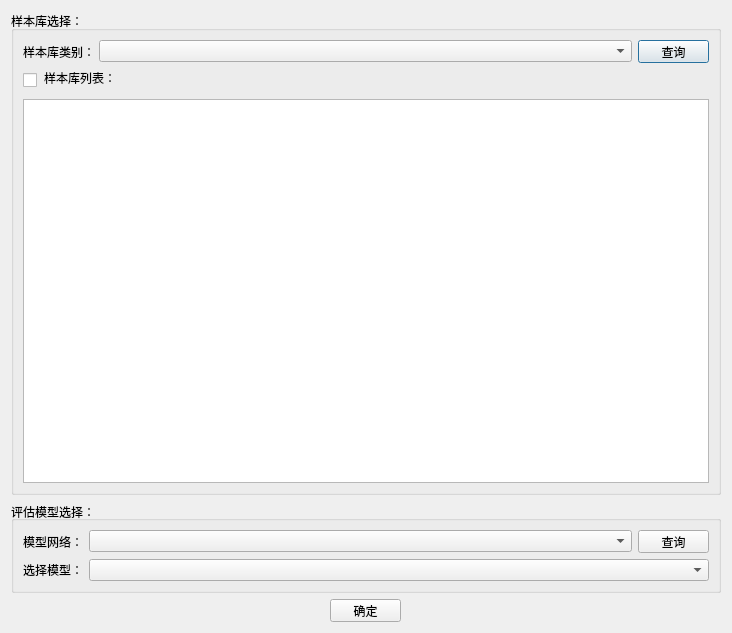
<?xml version="1.0" encoding="UTF-8"?>
<ui version="4.0">
 <class>Dialog</class>
 <widget class="QDialog" name="Dialog">
  <property name="geometry">
   <rect>
    <x>0</x>
    <y>0</y>
    <width>732</width>
    <height>633</height>
   </rect>
  </property>
  <property name="minimumSize">
   <size>
    <width>0</width>
    <height>0</height>
   </size>
  </property>
  <property name="maximumSize">
   <size>
    <width>16777215</width>
    <height>16777215</height>
   </size>
  </property>
  <property name="windowTitle">
   <string>样本评估</string>
  </property>
  <layout class="QGridLayout" name="gridLayout_3">
   <item row="0" column="0">
    <layout class="QHBoxLayout" name="horizontalLayout_1">
     <item>
      <layout class="QVBoxLayout" name="verticalLayoutMain">
       <property name="sizeConstraint">
        <enum>QLayout::SetDefaultConstraint</enum>
       </property>
       <item>
        <widget class="QGroupBox" name="groupBox_SelectSample">
         <property name="title">
          <string>样本库选择：</string>
         </property>
         <layout class="QHBoxLayout" name="horizontalLayout_openImage">
          <property name="spacing">
           <number>6</number>
          </property>
          <property name="sizeConstraint">
           <enum>QLayout::SetDefaultConstraint</enum>
          </property>
          <property name="leftMargin">
           <number>9</number>
          </property>
          <property name="topMargin">
           <number>9</number>
          </property>
          <property name="rightMargin">
           <number>9</number>
          </property>
          <property name="bottomMargin">
           <number>9</number>
          </property>
          <item>
           <layout class="QVBoxLayout" name="verticalLayout_4">
            <item>
             <layout class="QHBoxLayout" name="horizontalLayout">
              <property name="sizeConstraint">
               <enum>QLayout::SetDefaultConstraint</enum>
              </property>
              <item>
               <widget class="QLabel" name="label">
                <property name="maximumSize">
                 <size>
                  <width>70</width>
                  <height>16777215</height>
                 </size>
                </property>
                <property name="text">
                 <string>样本库类别：</string>
                </property>
               </widget>
              </item>
              <item>
               <widget class="QComboBox" name="comboBox_sampleClass">
                <property name="enabled">
                 <bool>true</bool>
                </property>
                <property name="minimumSize">
                 <size>
                  <width>0</width>
                  <height>0</height>
                 </size>
                </property>
                <property name="maximumSize">
                 <size>
                  <width>16777215</width>
                  <height>16777215</height>
                 </size>
                </property>
                <property name="editable">
                 <bool>false</bool>
                </property>
               </widget>
              </item>
              <item>
               <widget class="QPushButton" name="pushButton_QuerySample">
                <property name="minimumSize">
                 <size>
                  <width>71</width>
                  <height>23</height>
                 </size>
                </property>
                <property name="maximumSize">
                 <size>
                  <width>71</width>
                  <height>23</height>
                 </size>
                </property>
                <property name="text">
                 <string>查询</string>
                </property>
               </widget>
              </item>
             </layout>
            </item>
            <item>
             <layout class="QVBoxLayout" name="verticalLayout_2">
              <item>
               <layout class="QHBoxLayout" name="horizontalLayout_2">
                <property name="bottomMargin">
                 <number>6</number>
                </property>
                <item>
                 <widget class="QCheckBox" name="checkBox">
                  <property name="minimumSize">
                   <size>
                    <width>15</width>
                    <height>15</height>
                   </size>
                  </property>
                  <property name="maximumSize">
                   <size>
                    <width>10</width>
                    <height>10</height>
                   </size>
                  </property>
                  <property name="toolTip">
                   <string>全选</string>
                  </property>
                  <property name="layoutDirection">
                   <enum>Qt::LeftToRight</enum>
                  </property>
                  <property name="text">
                   <string/>
                  </property>
                 </widget>
                </item>
                <item>
                 <widget class="QLabel" name="label_7">
                  <property name="minimumSize">
                   <size>
                    <width>0</width>
                    <height>0</height>
                   </size>
                  </property>
                  <property name="text">
                   <string>样本库列表：</string>
                  </property>
                 </widget>
                </item>
               </layout>
              </item>
              <item>
               <widget class="QTableView" name="tableView_sampleList">
                <property name="layoutDirection">
                 <enum>Qt::LeftToRight</enum>
                </property>
                <attribute name="horizontalHeaderCascadingSectionResizes">
                 <bool>false</bool>
                </attribute>
               </widget>
              </item>
             </layout>
            </item>
           </layout>
          </item>
         </layout>
        </widget>
       </item>
       <item>
        <widget class="QGroupBox" name="groupBox_setPara">
         <property name="title">
          <string>评估模型选择：</string>
         </property>
         <property name="alignment">
          <set>Qt::AlignLeading|Qt::AlignLeft|Qt::AlignVCenter</set>
         </property>
         <property name="checkable">
          <bool>false</bool>
         </property>
         <layout class="QVBoxLayout" name="verticalLayout_3">
          <item>
           <layout class="QGridLayout" name="gridLayout">
            <item row="0" column="1">
             <widget class="QComboBox" name="comboBox_modelNet">
              <property name="editable">
               <bool>false</bool>
              </property>
              <property name="currentText">
               <string/>
              </property>
             </widget>
            </item>
            <item row="1" column="0">
             <widget class="QLabel" name="label_3">
              <property name="text">
               <string>选择模型：</string>
              </property>
             </widget>
            </item>
            <item row="0" column="0">
             <widget class="QLabel" name="label_4">
              <property name="maximumSize">
               <size>
                <width>60</width>
                <height>23</height>
               </size>
              </property>
              <property name="text">
               <string>模型网络：</string>
              </property>
             </widget>
            </item>
            <item row="0" column="2">
             <widget class="QPushButton" name="pushButton_QueryModel">
              <property name="maximumSize">
               <size>
                <width>71</width>
                <height>23</height>
               </size>
              </property>
              <property name="text">
               <string>查询</string>
              </property>
             </widget>
            </item>
            <item row="1" column="1" colspan="2">
             <widget class="QComboBox" name="comboBox_modelList">
              <property name="enabled">
               <bool>true</bool>
              </property>
              <property name="editable">
               <bool>false</bool>
              </property>
              <property name="sizeAdjustPolicy">
               <enum>QComboBox::AdjustToContents</enum>
              </property>
             </widget>
            </item>
           </layout>
          </item>
         </layout>
        </widget>
       </item>
       <item>
        <layout class="QVBoxLayout" name="verticalLayout">
         <item alignment="Qt::AlignHCenter">
          <widget class="QPushButton" name="pushButton_Yes">
           <property name="maximumSize">
            <size>
             <width>71</width>
             <height>23</height>
            </size>
           </property>
           <property name="text">
            <string>确定</string>
           </property>
          </widget>
         </item>
        </layout>
       </item>
      </layout>
     </item>
    </layout>
   </item>
  </layout>
 </widget>
 <resources/>
 <connections>
  <connection>
   <sender>pushButton_Yes</sender>
   <signal>clicked()</signal>
   <receiver>Dialog</receiver>
   <slot>accept()</slot>
   <hints>
    <hint type="sourcelabel">
     <x>238</x>
     <y>233</y>
    </hint>
    <hint type="destinationlabel">
     <x>238</x>
     <y>127</y>
    </hint>
   </hints>
  </connection>
 </connections>
</ui>
